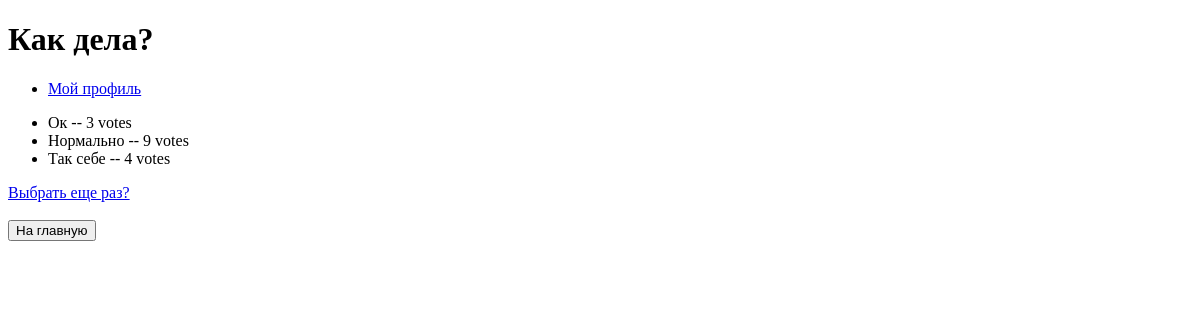
The app's page /8/results/, older data.
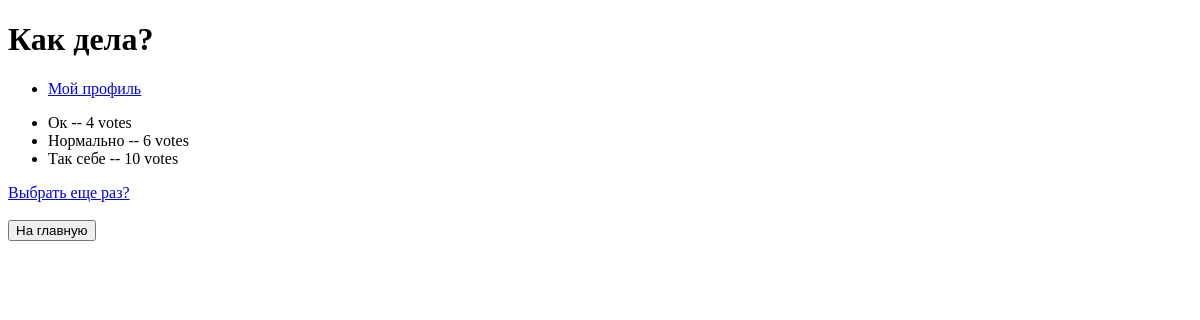
The same page, newer data.
### polls/models.py (models this page shows, shortened)
class Question(models.Model):
    question_text = models.CharField(max_length=200)
    question_description_text = models.CharField(max_length=300, default="description")
    question_short_description_text = models.CharField(max_length=300, default="short description")
    pub_date = models.DateTimeField('date published')

class Choice(models.Model):
    question = models.ForeignKey(Question, on_delete=models.CASCADE)
    choice_text = models.CharField(max_length=200)
    votes = models.IntegerField(default=0)

### polls/views.py (the view)
# urls.py: path('<int:pk>/results/', views.ResultsView.as_view(), name='results'),
class ResultsView(generic.DetailView):
    model = Question
    template_name = 'polls/results.html'

### polls/templates/polls/results.html (shortened to what this page needs)
{% load static %}
<!DOCTYPE html>
<html lang="ru">
<head>
</head>
<body>
<h1>{{ question.question_text }}</h1>
<ul>
    <li><a href="{% url 'polls:profile' %}">Мой профиль</a></li>
</ul>
<ul>
    {% for choice in question.choice_set.all %}
    <li>{{ choice.choice_text }} -- {{ choice.votes }} vote{{choice.votes|pluralize}}</li>
    {% endfor %}
</ul>
<a href="{% url 'polls:detail'  question.id %}">Выбрать еще раз? </a>
<br>
<br>
<form>
    <a href="{% url 'index' %}"><input type="button" value="На главную"></a>
</form>
</body>
</html>

Row changes from the older to the newer data that the page shows:
changed Choice "Ок": votes "3" → "4"
changed Choice "Нормально": votes "9" → "6"
changed Choice "Так себе": votes "4" → "10"
